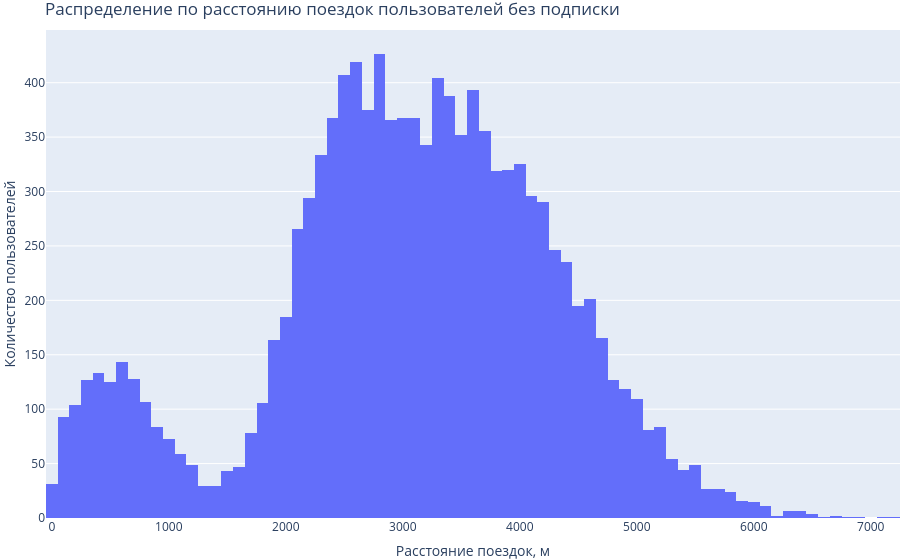

This figure's notebook cell:
### Markdown cell above
Среднее расстояние поездки пользователей с подпиской 836,895 метра при медиане – 3 148,637 метра, минимальном значении — 244,21 метра и максимальном — 5699,77 метра. График и большой разброс в нижнюю границу указывают на наличие вбросов — поездок на короткие расстояния.

### Code cell
# Распределение по расстоянию поездок пользователей без подписки
rides_users_unsubscribes_pivot_distance = get_pivot_table(
    users_unsubscribes, "user_id", "distance"
)

fig = px.histogram(
    rides_users_unsubscribes_pivot_distance, x="distance", y="count_of_users"
)
fig.update_layout(
    legend=dict(x=0.5, xanchor="center"),
    title="Распределение по расстоянию поездок пользователей без подписки",
    xaxis_title="Расстояние поездок, м",
    yaxis_title="Количество пользователей",
    margin=dict(l=0, r=0, t=30, b=0),
)
# визуализирую данные о расстоянии поездок пользователей без подписки
fig.show()
# Вывожу таблицу нюансов распределения расстоянии поездок пользователей без подписки методом describe()
rides_users_unsubscribes_pivot_distance["distance"].describe()

### Figure 1 — Plotly figure (JSON) as saved in the notebook; plotly's stock layout.template omitted (floating-point values rounded to 4 significant figures; data arrays with more than 128 entries replaced by an {"elided": "..."} marker saying what was removed)
{"data": [{"alignmentgroup": "True", "bingroup": "x", "histfunc": "sum", "hovertemplate": "distance=%{x}<br>sum of count_of_users=%{y}<extra></extra>", "legendgroup": "", "marker": {"color": "#636efa", "pattern": {"shape": ""}}, "name": "", "offsetgroup": "", "orientation": "v", "showlegend": false, "type": "histogram", "x": {"elided": "11568 float values"}, "xaxis": "x", "y": {"elided": "11568 int values"}, "yaxis": "y"}], "layout": {"barmode": "relative", "legend": {"tracegroupgap": 0, "x": 0.5, "xanchor": "center"}, "margin": {"b": 0, "l": 0, "r": 0, "t": 30}, "title": {"text": "Распределение по расстоянию поездок пользователей без подписки"}, "xaxis": {"anchor": "y", "domain": [0, 1], "title": {"text": "Расстояние поездок, м"}}, "yaxis": {"anchor": "x", "domain": [0, 1], "title": {"text": "Количество пользователей"}}}}
